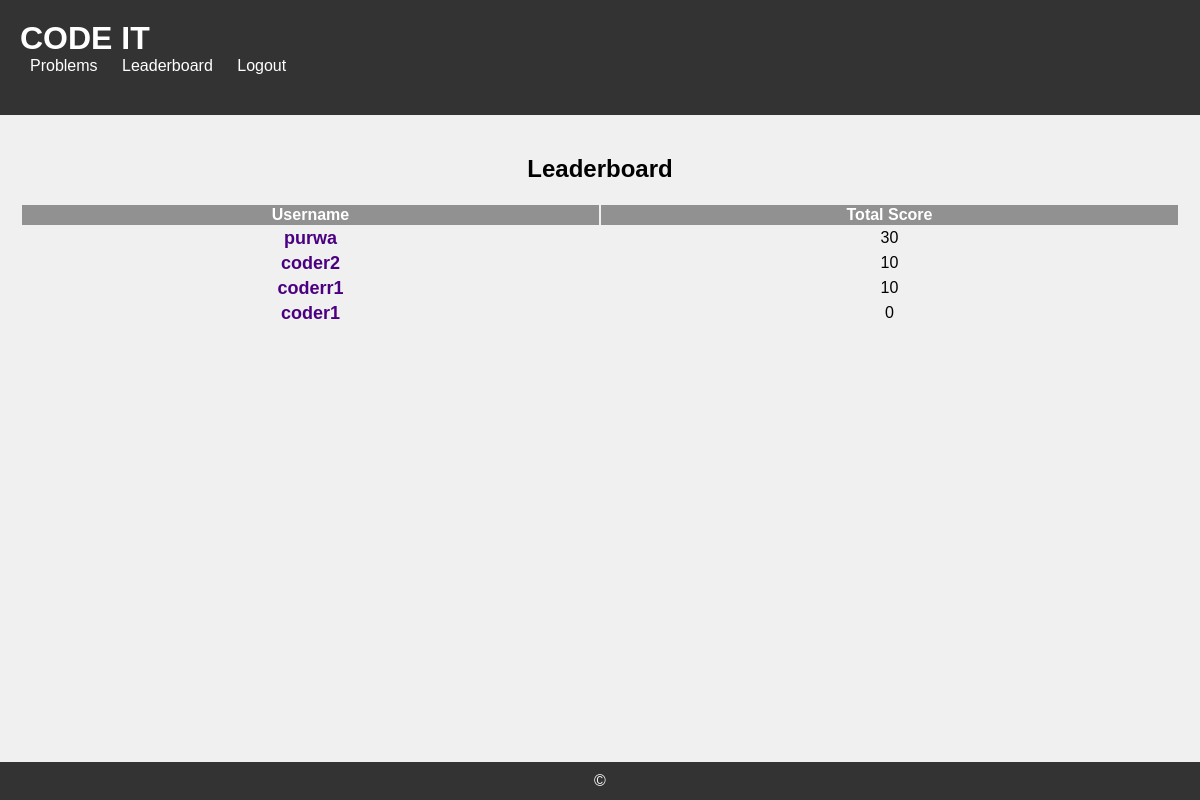
Before: /judgeapp/leaderboard/ (signed in) with the older database file.
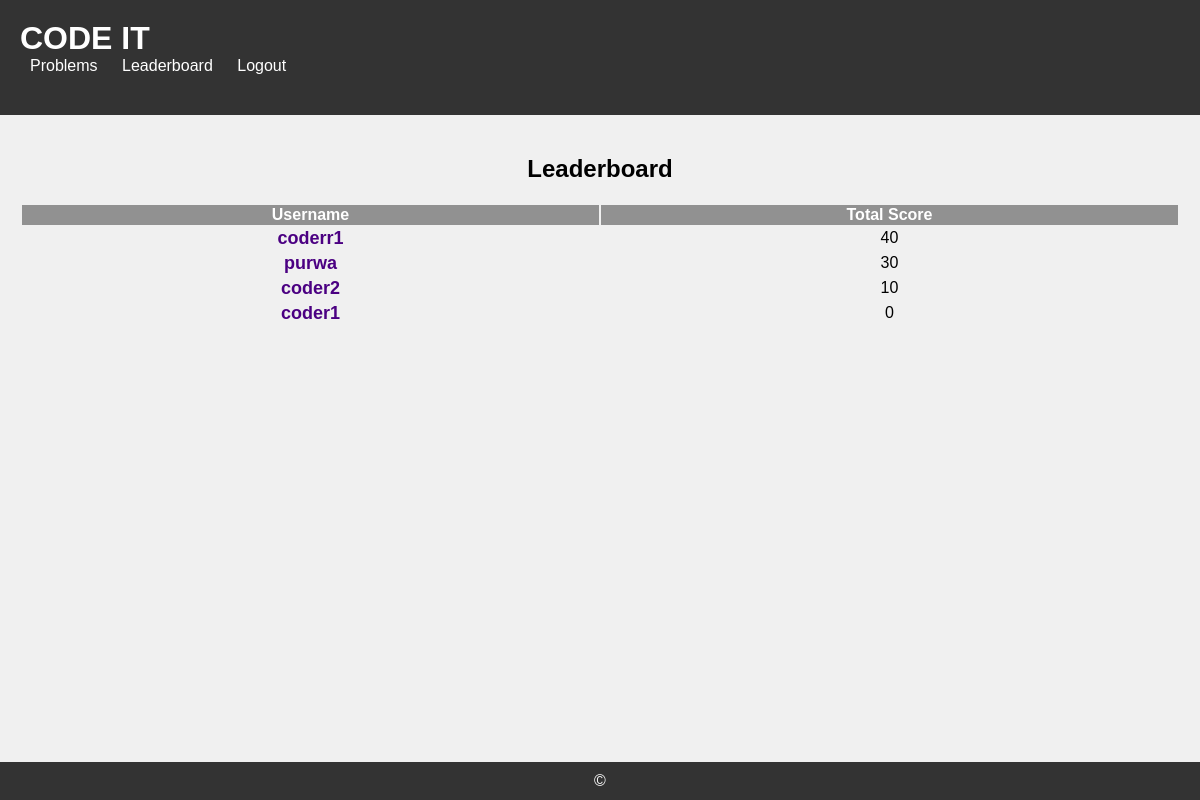
After: the same page with the newer database file.
### judgeapp/models.py (models this page shows, shortened)
class User(AbstractUser):
    email = models.EmailField(unique=True, default="")
    score = models.IntegerField(default=0)
    num_problems_solved = models.IntegerField(default=0)
    full_name = models.CharField(max_length=50, default="")
    class Meta:
        ordering = ['-score']
    def __init__(self, *args, **kwargs):
        super().__init__(*args, **kwargs)
        self.full_name = self.first_name+" "+self.last_name

### judgeapp/views.py (the view)
# urls.py: path('leaderboard/', views.leaderboard, name='leaderboard'),
@login_required(login_url='login')
def leaderboard(request):
    coders = User.objects.all()
    return render(request, 'leaderboard.html', {'coders': coders})

### judgeapp/templates/leaderboard.html
{% extends 'base.html' %}
{% block content %}
<h2>Leaderboard</h2>
<table id="leaderboard_list" class="table table-striped" style="width:100%">
    <thead style="background-color: rgba(0, 0, 0, 0.395) !important; color:
        white !important;">
        <tr>
            <th style="width:50%"><b>Username</b></th>
            <th style="width:50%"><b>Total Score</b></th>
        </tr>
    </thead>
    <tbody>
        {% for coder in coders %}
        <tr>
            <td style="color: indigo;text-align: center;font-size: large;"><b>{{coder.username}}</b></td>
            <td style="text-align: center;">{{coder.score}}</td>
        </tr>
        {% endfor %}
    </tbody>
</table>
{% endblock %}

Changed rows visible on the page:
changed User "coderr1": score "10" → "40"; moves up the list
